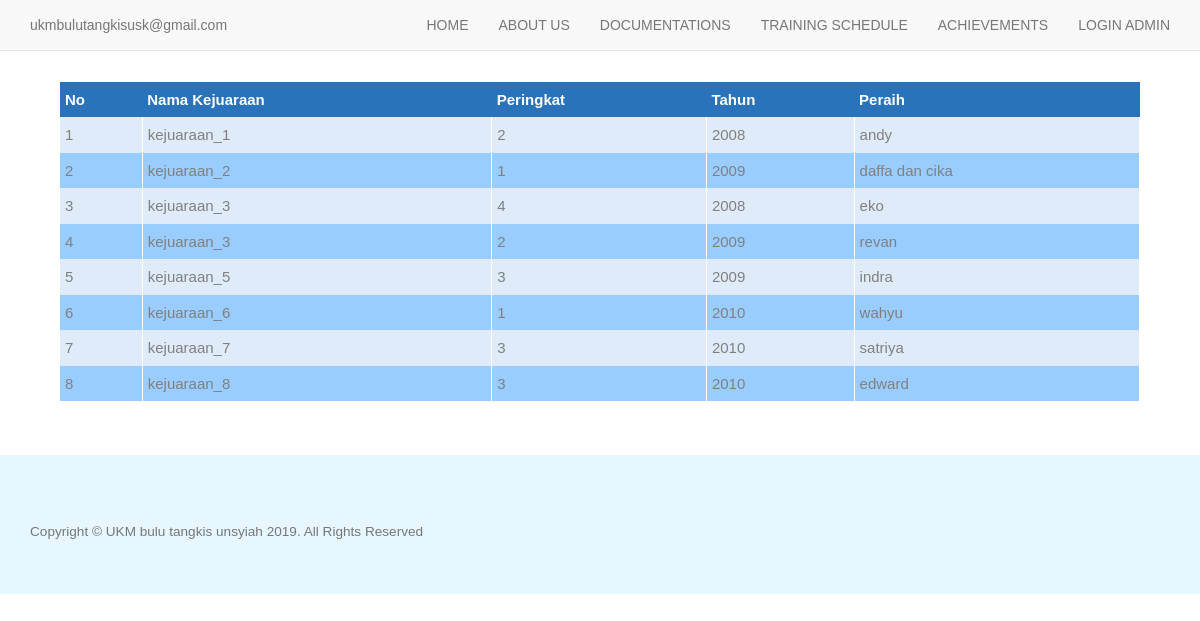
Page /web_ukm_badminton/achievements.php on the committed database.
### tables this page shows
CREATE TABLE `achievements` (
  `nomor` int(11) NOT NULL,
  `nama_kejuaraan` varchar(40) DEFAULT NULL,
  `peringkat` int(11) DEFAULT NULL,
  `tahun` varchar(4) DEFAULT NULL,
  `peraih` varchar(100) DEFAULT NULL
);

### web_ukm_badminton/achievements.php (the view, shortened to what this page needs)
<!DOCTYPE html>
<html lang="en">
<head>
    <link href="css/bootstrap.min.css" rel="stylesheet">
    <link href="css/landing-page.css" rel="stylesheet">
    <link href="font-awesome/css/font-awesome.min.css" rel="stylesheet" type="text/css">
    <link rel="stylesheet" href="css/css_documentations/style.css">
    <link rel="stylesheet" href="css/css_achievement/style.css">
</head>
<body>
    <nav class="navbar navbar-default navbar-fixed-top topnav" role="navigation">
        <div class="container topnav">
            <div class="navbar-header">
                <a class="navbar-brand topnav" href="#">ukmbulutangkisusk@gmail.com</a>
            </div>
            <div class="collapse navbar-collapse" id="bs-example-navbar-collapse-1">
                <ul class="nav navbar-nav navbar-right">
                    <li>
                        <a href="index.php">HOME</a>
                    </li>
                    <li class="dropdown1">
                        <a href="#">ABOUT US</a>
                    </li>
                    <li>
                        <a href="documentations.php">DOCUMENTATIONS</a>
                    </li>
                    <li>
                        <a href="training_schedule.php">TRAINING SCHEDULE</a>
                    </li>
                    <li>
                        <a href="achievements.php">ACHIEVEMENTS</a>
                    </li>
                    <li>
                        <a href="login_admin/login.php">LOGIN ADMIN</a>
                    </li>
                </ul>
            </div>
        </div>
    </nav>
     <br><br><br>
    <table width="90%" align="center">
        <tr>
        <th>No</th><th>Nama Kejuaraan</th><th>Peringkat</th><th>Tahun</th><th>Peraih</th>
        </tr>
        <?php
        $hasil_query = mysqli_query($link, "select * from achievements");
        while ($row=mysqli_fetch_assoc($hasil_query)){
           $nomor          = $row["nomor"];
           $nama_kejuaraan = $row["nama_kejuaraan"];
           $peringkat      = $row["peringkat"];
           $tahun          = $row["tahun"];
           $peraih         = $row["peraih"];
        ?>
        <tr>
        <td><?php echo $nomor; ?></td><td><?php echo $nama_kejuaraan; ?></td><td><?php echo $peringkat; ?></td><td><?php echo $tahun; ?></td><td><?php echo $peraih; ?></td>
        </tr>
        <?php } ?>
    </table>
    <br><br>
    <footer>
        <div class="container">
                    <p class="copyright text-muted small">Copyright &copy; UKM bulu tangkis unsyiah 2019. All Rights Reserved</p>
        </div>
    </footer>
</body>
</html>

### web_ukm_badminton/css/landing-page.css (style rules this page uses)
body, html { width: 100%; height: 100%; }
.topnav { font-size: 14px; }
footer { padding: 50px 0; background-color: #e6f7ff; }
p.copyright { margin: 15px 0 0; }
.dropdown1 { position: relative; display: inline-block; }
a { color: #FF5126; -webkit-transition: 0.5s; -o-transition: 0.5s; transition: 1s; }

### web_ukm_badminton/css/css_documentations/style.css (style rules this page uses)
body { font-family: "Droid Sans", Arial, sans-serif; font-weight: 400; font-size: 16px; line-height: 1.7; color: #777; background: #fff; }
a { color: #FF5126; -webkit-transition: 0.5s; -o-transition: 0.5s; transition: 1s; }
p { margin-bottom: 20px; }

### web_ukm_badminton/css/css_achievement/style.css (style rules this page uses)
table { border-collapse:collapse; border-spacing:10; font-size:15px; }
table th { padding:5px; color:#fff; background-color:#2A72BA; }
table td { padding:5px; }
tr:nth-child(even) td { background-color: #DFEBF8; color: gray; border-right: 1px white solid; }
tr:nth-child(odd) td { background-color: #99ccff; color: gray; border-right: 1px white solid; }

### rows in the picture
achievements: nomor "1", nama_kejuaraan "kejuaraan_1", peringkat "2", tahun "2008", peraih "andy"
achievements: nomor "2", nama_kejuaraan "kejuaraan_2", peringkat "1", tahun "2009", peraih "daffa dan cika"
achievements: nomor "3", nama_kejuaraan "kejuaraan_3", peringkat "4", tahun "2008", peraih "eko"
achievements: nomor "4", nama_kejuaraan "kejuaraan_3", peringkat "2", tahun "2009", peraih "revan"
achievements: nomor "5", nama_kejuaraan "kejuaraan_5", peringkat "3", tahun "2009", peraih "indra"
achievements: nomor "6", nama_kejuaraan "kejuaraan_6", peringkat "1", tahun "2010", peraih "wahyu"
achievements: nomor "7", nama_kejuaraan "kejuaraan_7", peringkat "3", tahun "2010", peraih "satriya"
achievements: nomor "8", nama_kejuaraan "kejuaraan_8", peringkat "3", tahun "2010", peraih "edward"
